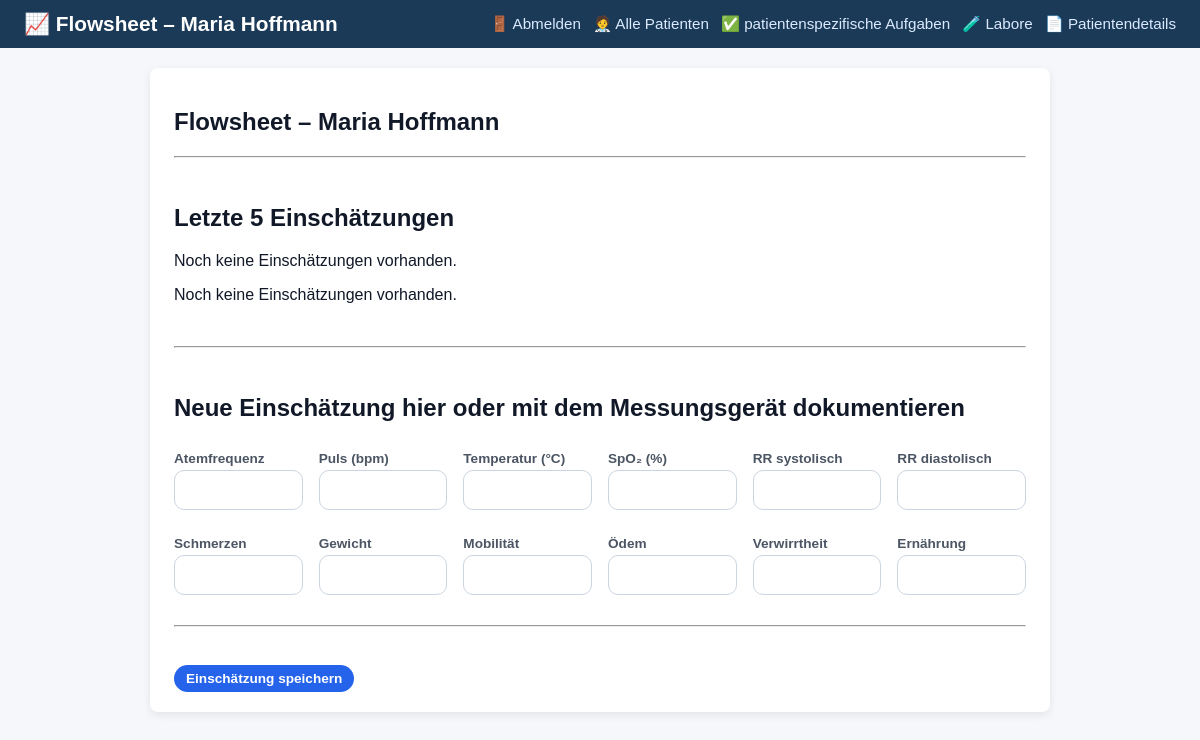
/patient/1/flowsheet, run on an earlier commit of the app's database.
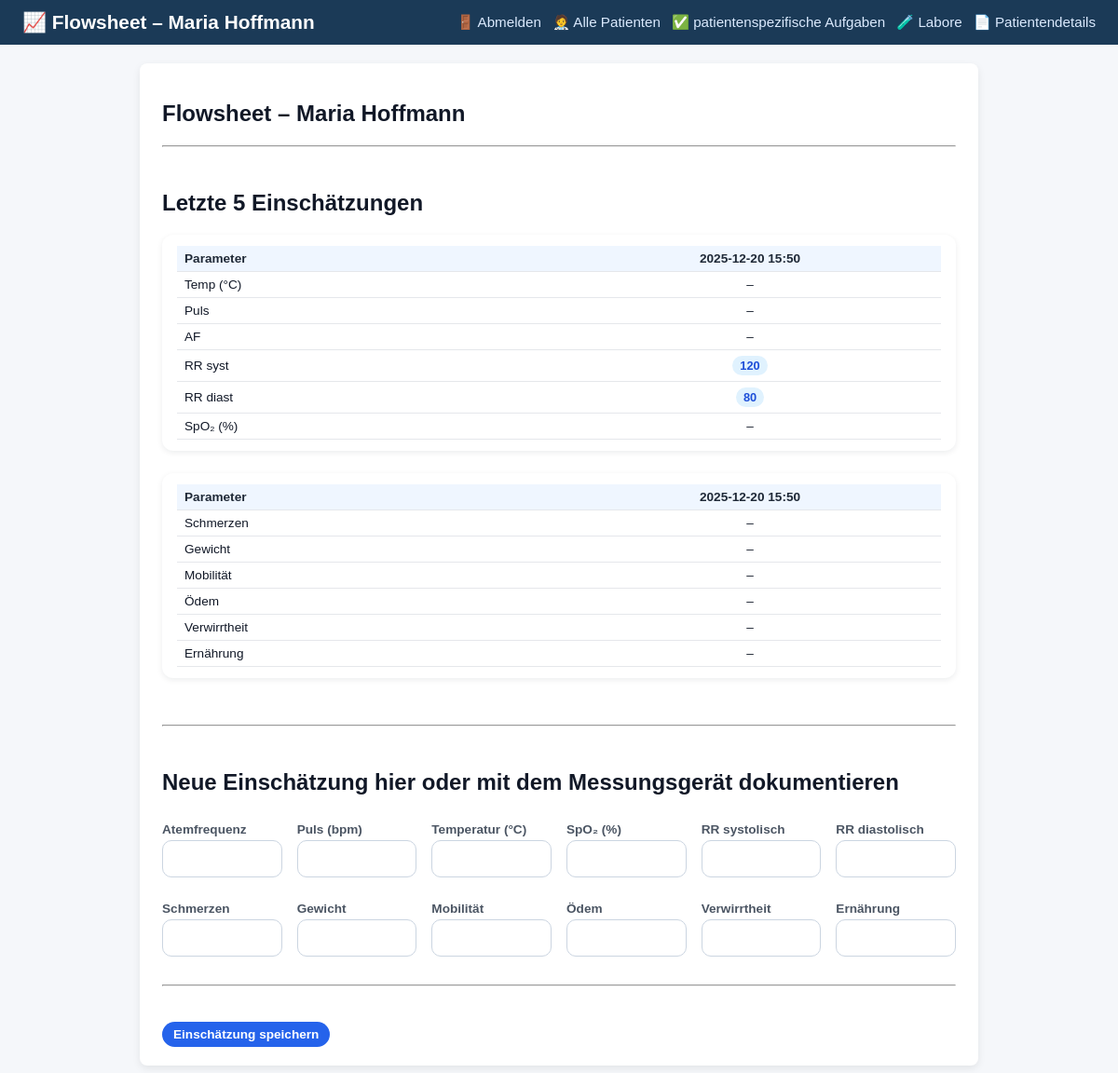
And on a later commit of the database.
### tables this page shows
CREATE TABLE assessments (
    id INTEGER PRIMARY KEY AUTOINCREMENT,
    patient_id INTEGER NOT NULL,
    created_at TEXT,
    author TEXT,

    -- Vital signs
    temperature REAL,
    heart_rate INTEGER,
    respiration_rate INTEGER,
    systolic_bp INTEGER,
    diastolic_bp INTEGER,
    oxygen_sat INTEGER,
    weight INTEGER,

    -- Symptom / risk scales
    pain INTEGER,
    mobility INTEGER,
    edema INTEGER,
    confusion INTEGER,
    nutrition INTEGER,

    -- Body systems notes
    skin TEXT,
    cardiac TEXT,
    respiratory TEXT,
    endocrine TEXT,
    lymphatic TEXT,
    musculoskeletal TEXT,
    neuro TEXT,
    gastro TEXT,
    other_notes TEXT,

    FOREIGN KEY (patient_id) REFERENCES patients(id)
);

### app.py (the view, shortened to what this page needs)
@app.route("/patient/<int:patient_id>/flowsheet", methods=["GET", "POST"])
def flowsheet(patient_id):
    conn = get_connection()
    cur = conn.cursor()
    cur.execute("SELECT * FROM patients WHERE id = ?;", (patient_id,))
    patient = cur.fetchone()
    cur.execute("""
            SELECT alert, severity, created_at
            FROM ai_alerts
            WHERE patient_id = ?
            ORDER BY datetime(created_at) DESC;
        """, (patient_id,))
    alerts = cur.fetchall()
    cur.execute("""
        SELECT *
        FROM assessments
        WHERE patient_id = ?
        ORDER BY datetime(created_at) DESC
        LIMIT 5;
    """, (patient_id,))
    recent_assessments = cur.fetchall()
    current_nurse = get_current_nurse(conn)
    conn.close()
    return render_template(
        "flowsheet.html",
        alerts=alerts,
        patient=patient,
        recent_assessments=recent_assessments,
        current_nurse=current_nurse,
    )

### app.py (called while the page is built, shortened)
def get_connection():
    conn = sqlite3.connect(DB_PATH)
    conn.row_factory = sqlite3.Row
    return conn

def get_current_nurse(conn=None):
    nurse_id = session.get("current_nurse_id")
    if not nurse_id:
        return None

### templates/flowsheet.html (shortened to what the changed rows need)
<!DOCTYPE html>
<html lang="en">
<head>
    <link rel="stylesheet" href="{{ url_for('static', filename='styles.css') }}">
</head>
<body>
<div class="container">
    <h2>Flowsheet – {{ patient.name }}</h2>
    <hr><br>
   <h2>Letzte 5 Einschätzungen</h2>
{% if recent_assessments %}
<div class="vitals-history-card">
    <table class="vitals-history-table">
        <thead>
            <tr>
                <th>Parameter</th>
                {% for a in recent_assessments %}
                    <th>{{ a["created_at"].replace("T", " ") }}</th>
                {% endfor %}
            </tr>
        </thead>
        <tbody>
            <tr>
                <td>Temp (°C)</td>
                {% for a in recent_assessments %}
                    <td>
                        {% if a.temperature is not none %}
                            <span class="vital-chip and {% if a.temperature < 36 or a.temperature > 38 %}vital-high{% endif %}">
                                {{ a.temperature }}</span>
                        {% else %}–{% endif %}
                    </td>
                {% endfor %}
            </tr>
            <tr>
                <td>Puls</td>
                {% for a in recent_assessments %}
                    <td>
                        {% if a.heart_rate is not none %}
                            <span class="vital-chip and {% if a.heart_rate < 60 or a.heart_rate > 110 %}vital-high{% endif %}">
                                {{ a.heart_rate }}</span>
                        {% else %}–{% endif %}
                    </td>
                {% endfor %}
            </tr>
            <tr>
                <td>AF</td>
                {% for a in recent_assessments %}
                    <td>
                        {% if a.respiration_rate is not none %}
                            <span class="vital-chip {% if a.respiration_rate < 12 or a.respiration_rate > 20 %}vital-high{% endif %}">
                                {{ a.respiration_rate }}
                            </span>
                        {% else %}–{% endif %}
                    </td>
                {% endfor %}
            </tr>
            <tr>
                <td>RR syst</td>
                {% for a in recent_assessments %}
                    <td>
                        {% if a.systolic_bp is not none %}
                            <span class="vital-chip {% if a.systolic_bp < 90 or a.systolic_bp > 140 %}vital-high{% endif %}">
                                {{ a.systolic_bp }}
                            </span>
                        {% else %}–{% endif %}
                    </td>
                {% endfor %}
            </tr>
                <tr>
                    <td>RR diast</td>
                    {% for a in recent_assessments %}
                        <td>
                            {% if a.diastolic_bp is not none %}
                                <span class="vital-chip {% if a.diastolic_bp < 60 or a.diastolic_bp > 90 %}vital-high{% endif %}">
                                    {{ a.diastolic_bp }}
                                </span>
                            {% else %}–{% endif %}
                        </td>
                    {% endfor %}
                </tr>
                <tr>
                    <td>SpO₂ (%)</td>
                    {% for a in recent_assessments %}
                        <td>
                            {% if a.oxygen_sat is not none %}
                                <span class="vital-chip {% if a.oxygen_sat < 90 %}vital-high{% endif %}">
                                    {{ a.oxygen_sat }}
                                </span>
                            {% else %}–{% endif %}
                        </td>
                    {% endfor %}
                </tr>
            </tbody>
    </table>
</div>
{% else %}
    <p>Noch keine Einschätzungen vorhanden.</p>
{% endif %}
            {% if recent_assessments %}
<div class="vitals-history-card">
    <table class="vitals-history-table">
        <thead>
            <tr>
                <th>Parameter</th>
                {% for a in recent_assessments %}
                    <th>{{ a["created_at"].replace("T", " ") }}</th>
                {% endfor %}
            </tr>
        </thead>
        <tbody>
                <tr>
                    <td>Schmerzen</td>
                    {% for a in recent_assessments %}
                        <td>
                            {% if a.pain is not none %}
                                <span class="vital-chip {% if a.pain > 6 %}vital-high{% endif %}">
                                    {{ a.pain }}
                                </span>
                            {% else %}–{% endif %}
                        </td>
                    {% endfor %}
                </tr>
                <tr>
                    <td>Gewicht</td>
                    {% for a in recent_assessments %}
                        <td>
                            {% if a.weight is not none %}
                                <span class="vital-chip {% if a.weight > 90 %}vital-high{% endif %}">
                                    {{ a.weight }}
                                </span>
                            {% else %}–{% endif %}
                        </td>
                    {% endfor %}
                </tr>
                 <tr>
                    <td>Mobilität</td>
                    {% for a in recent_assessments %}
                        <td>
                            {% if a.mobility is not none %}
                                <span class="vital-chip {% if a.mobility < 3 %}vital-high{% endif %}">
                                    {{ a.mobility }}
                                </span>
                            {% else %}–{% endif %}
                        </td>
                    {% endfor %}
                </tr>
                 <tr>
                    <td>Ödem</td>
                    {% for a in recent_assessments %}
                        <td>
                            {% if a.edema is not none %}
                                <span class="vital-chip {% if a.edema > 8 %}vital-high{% endif %}">
                                    {{ a.edema }}
                                </span>
                            {% else %}–{% endif %}
                        </td>
                    {% endfor %}
                </tr>
                 <tr>
                    <td>Verwirrtheit</td>
                    {% for a in recent_assessments %}
                        <td>
                            {% if a.confusion is not none %}
                                <span class="vital-chip {% if a.confusion > 8 %}vital-high{% endif %}">
                                    {{ a.confusion }}
                                </span>
                            {% else %}–{% endif %}
                        </td>
                    {% endfor %}
                </tr>
                 <tr>
                    <td>Ernährung</td>
                    {% for a in recent_assessments %}
                        <td>
                            {% if a.nutrition is not none %}
                                <span class="vital-chip {% if a.nutrition < 4 %}vital-high{% endif %}">
                                    {{ a.nutrition }}
                                </span>
                            {% else %}–{% endif %}
                        </td>
                    {% endfor %}
                </tr>
        </tbody>
    </table>
</div>
{% else %}
    <p>Noch keine Einschätzungen vorhanden.</p>
{% endif %}
    <br><hr><br>
    <h2>Neue Einschätzung hier oder mit dem Messungsgerät dokumentieren </h2>
    <form action="{{ url_for('flowsheet', patient_id=patient.id) }}" method="POST">
        <div class="table-wrapper vitals-card">
            </div>
    <br><hr><br>
<button type="submit" class="btn-primary">Einschätzung speichern</button>
   </form>
    </div>
</body>
</html>

What changed in the data, as far as the page shows it:
added assessments: created_at.replace "2025-12-20 15:50", systolic_bp "120", diastolic_bp "80"
Also different on the page:
text no longer shown: "Noch keine Einschätzungen vorhanden. Noch keine Einschätzungen vorhanden."
text now shown: "Parameter Temp (°C) Puls AF RR syst RR diast SpO₂ (%) Parameter Schmerzen Gewicht Mobilität Ödem Verwirrtheit Ernährung"
